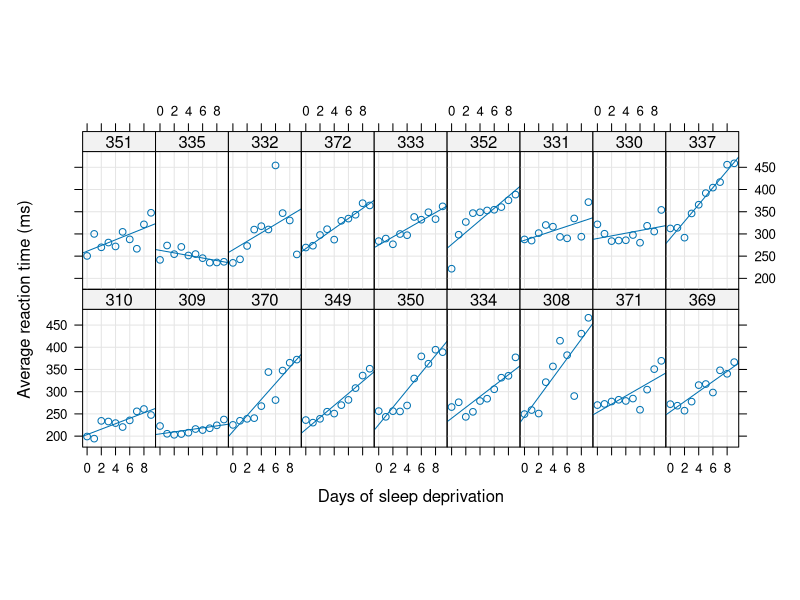
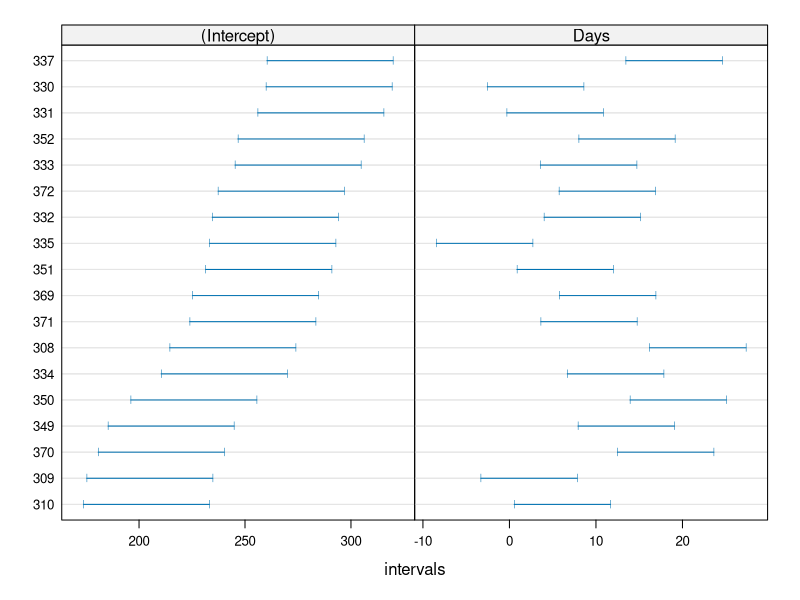

These figures' R source, in order: (Note: this script raises an error after producing the figures.)
###################################################
### chunk number 1: preliminaries
###################################################
options(width=65,show.signif.stars=FALSE)
library(lattice)
library(Matrix)
library(lme4)
lattice.options(default.theme = function() standard.theme())
#lattice.options(default.theme = function() standard.theme(color=FALSE))


###################################################
### chunk number 2: sleepxy
###################################################
print(xyplot(Reaction ~ Days | Subject, sleepstudy, aspect = "xy",
             layout = c(9,2), type = c("g", "p", "r"),
             index.cond = function(x,y) coef(lm(y ~ x))[1],
             xlab = "Days of sleep deprivation",
             ylab = "Average reaction time (ms)"))


###################################################
### chunk number 3: Sl1
###################################################
print(plot(confint(lmList(Reaction ~ Days | Subject, sleepstudy),
                   pooled = TRUE), order = 1))


###################################################
### chunk number 4: fm1
###################################################
fm1 <- lmer(Reaction ~ Days + (Days|Subject), sleepstudy)


###################################################
### chunk number 5: sleepZ
###################################################
print(image(fm1@Zt,xlab=NULL,ylab=NULL,sub=NULL))


###################################################
### chunk number 6: sm1
###################################################
(fm1 <- lmer(Reaction ~ Days + (Days|Subject), sleepstudy))


###################################################
### chunk number 7: fm2
###################################################
(fm2 <- lmer(Reaction ~ Days + (1|Subject) + (0+Days|Subject), sleepstudy))


###################################################
### chunk number 8: anovafm1fm2
###################################################
anova(fm2, fm1)


###################################################
### chunk number 9: fm3anova
###################################################
fm3 <- lmer(Reaction ~ Days + (1|Subject), sleepstudy)
anova(fm3, fm2)


###################################################
### chunk number 10: rr1
###################################################
(rr2 <- ranef(fm2))


###################################################
### chunk number 11: rr2plot
###################################################
print(plot(rr2, aspect = 1, type = c("g", "p"))[[1]])


###################################################
### chunk number 12: shrinkage
###################################################
df <- coef(lmList(Reaction ~ Days | Subject, sleepstudy))
cc1 <- as.data.frame(coef(fm2)[["Subject"]])
names(cc1) <- c("A", "B")
df <- cbind(df, cc1)
with(df,
     print(xyplot(`(Intercept)` ~ Days, aspect = 1,
                  x1 = B, y1 = A, 
                  panel = function(x, y, x1, y1, subscripts, ...) {
                    panel.grid(h = -1, v = -1)
                    x1 <- x1[subscripts]
                    y1 <- y1[subscripts]
                    panel.arrows(x, y, x1, y1, type = "closed", length = 0.1,
                                 angle = 15, ...)
                    panel.points(x, y,
                                 col = trellis.par.get("superpose.symbol")$col[2])
                    panel.points(x1, y1)
                  },
                  key = list(space = "top", columns = 2,
                             text = list(c("Mixed model", "Within-group")),
                             points = list(col = trellis.par.get("superpose.symbol")$col[1:2],
                                           pch = trellis.par.get("superpose.symbol")$pch[1:2]))
     )))


###################################################
### chunk number 13: shrinkfit
###################################################
print(xyplot(Reaction ~ Days | Subject, sleepstudy, aspect = "xy",
             layout = c(9,2), type = c("g", "p", "r"),
             coef.list = df[,3:4],
             panel = function(..., coef.list) {
               panel.xyplot(...)
               panel.abline(as.numeric(coef.list[packet.number(),]),
                            col.line = trellis.par.get("superpose.line")$col[2],
                            lty = trellis.par.get("superpose.line")$lty[2]
               )
             },
             index.cond = function(x,y) coef(lm(y ~ x))[1],
             xlab = "Days of sleep deprivation",
             ylab = "Average reaction time (ms)",
             key = list(space = "top", columns = 2,
                        text = list(c("Mixed model", "Within-group")),
                        lines = list(col = trellis.par.get("superpose.line")$col[2:1],
                                     lty = trellis.par.get("superpose.line")$lty[2:1]))))


###################################################
### chunk number 14: caterpillar
###################################################
print(dotplot(ranef(fm1,post=TRUE),
              scales = list(x = list(relation = 'free')))[["Subject"]])


